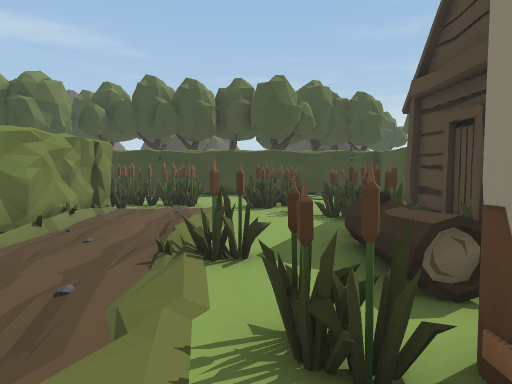
[1] (above)

20 first-person views from a walk through a 3-D level made in the Unity game engine. The camera is 1.2 m above the floor, tilts 4° down and sees 70° across. The floor is counted in squares, 1 m on a side. Each view is taken from the middle of a square. On the plan, view 1 faces up. The plan holds only what a view shows up to about 15 squares ahead; the rest is blank. The place goes on beyond the plan. The player character is not drawn. Some animated figures are left out.

[2]
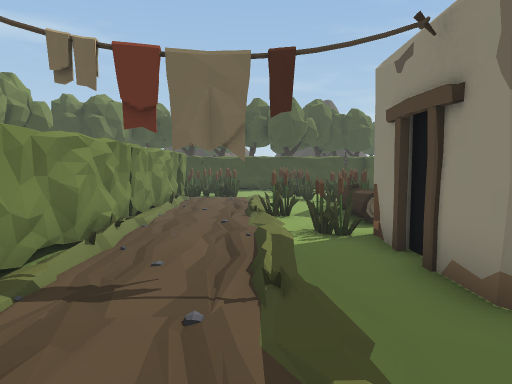

[3]
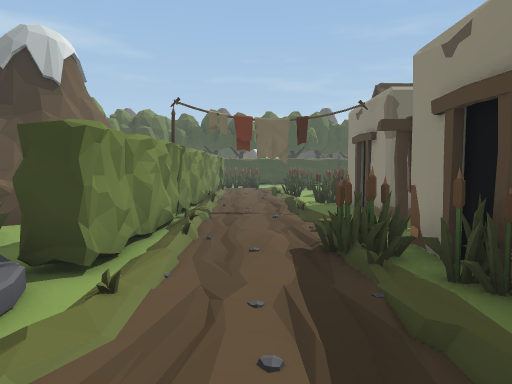

[4]
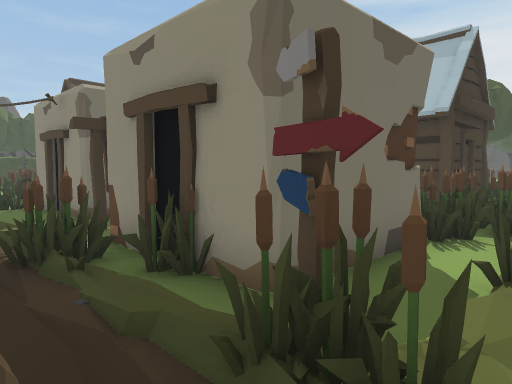

[5]
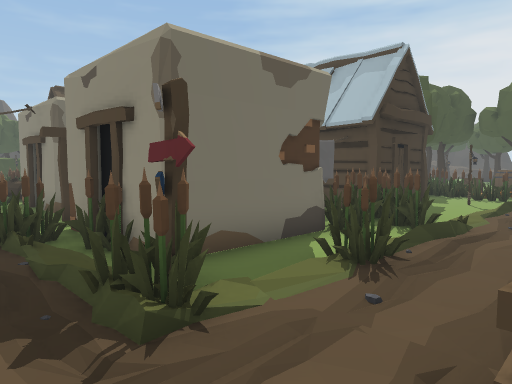

[6]
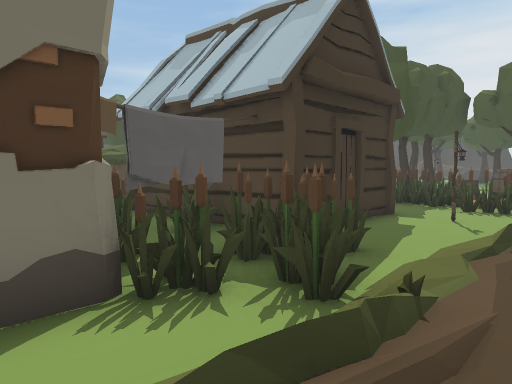

[7]
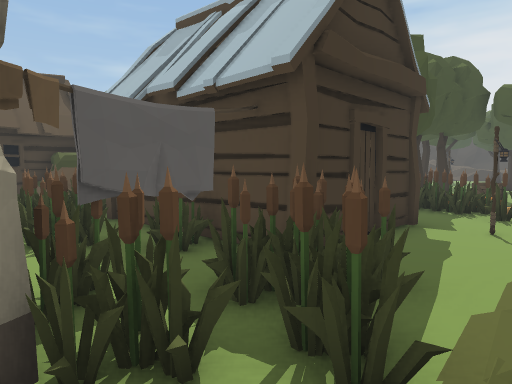

[8]
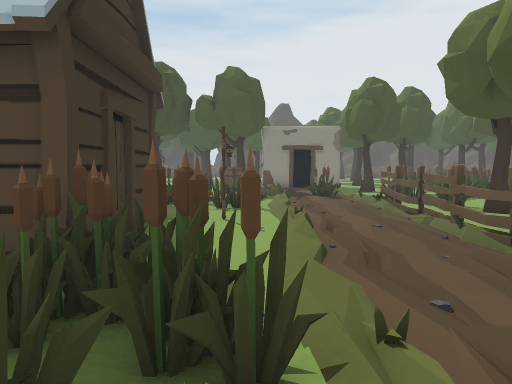

[9]
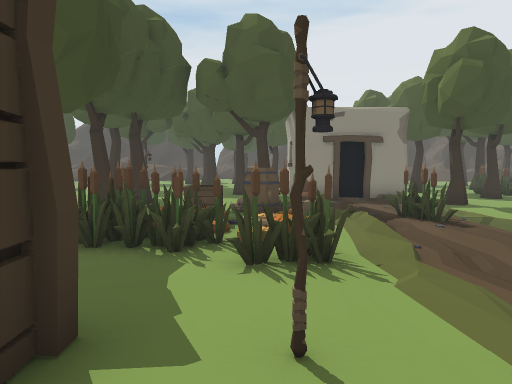

[10]
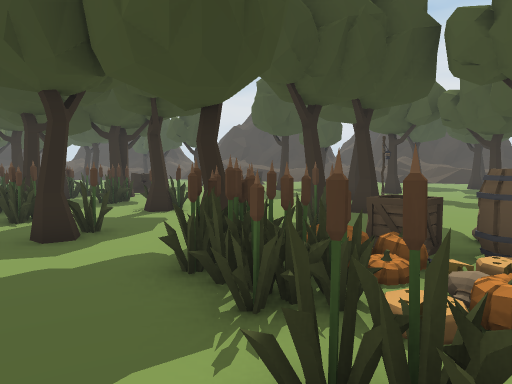

[11]
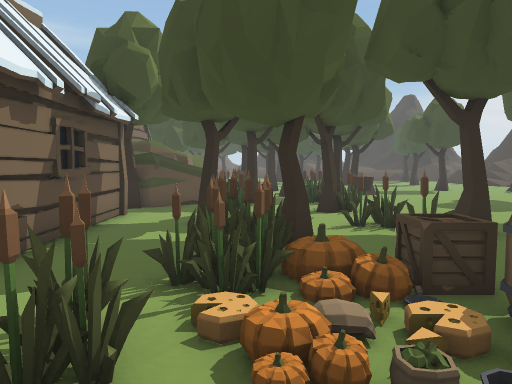

[12]
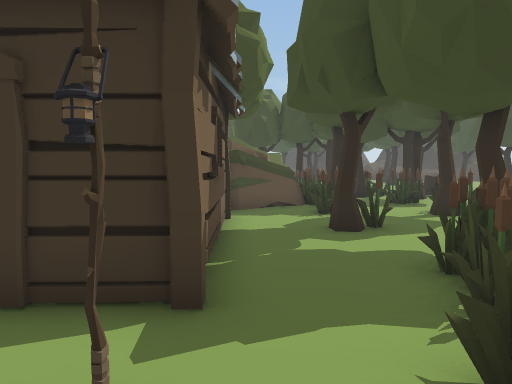

[13]
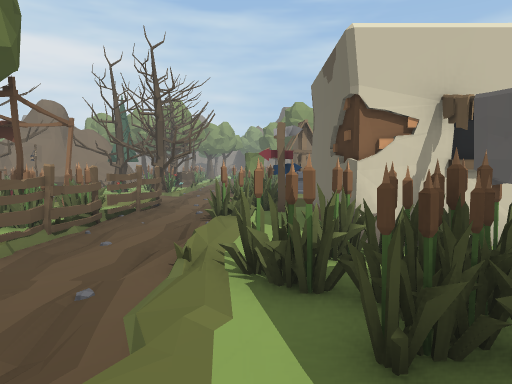

[14]
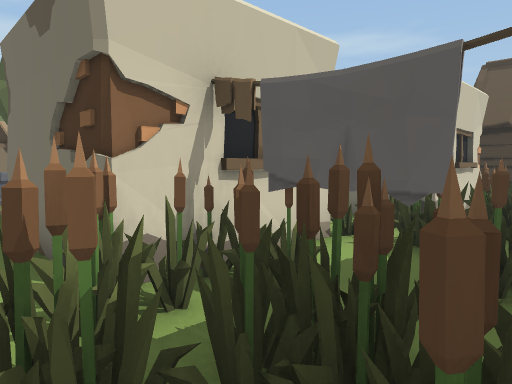

[15]
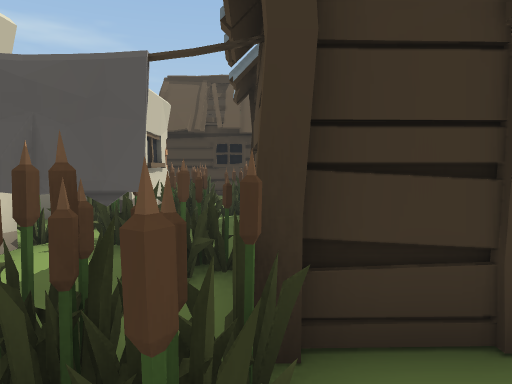

[16]
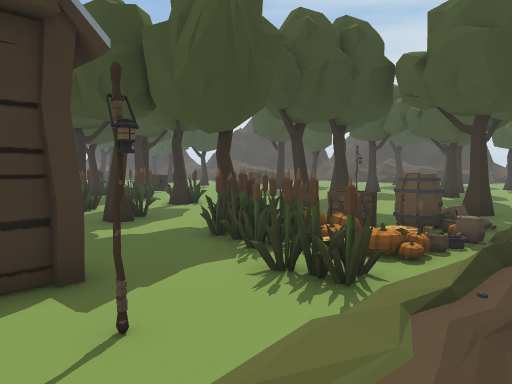

[17]
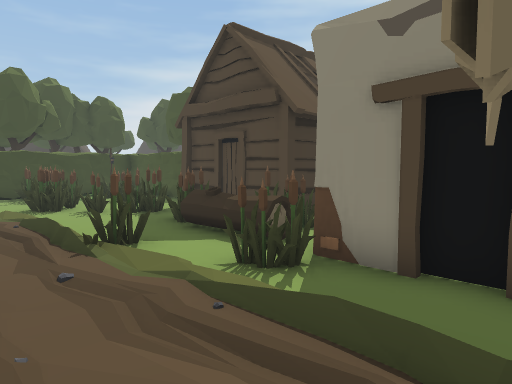

[18]
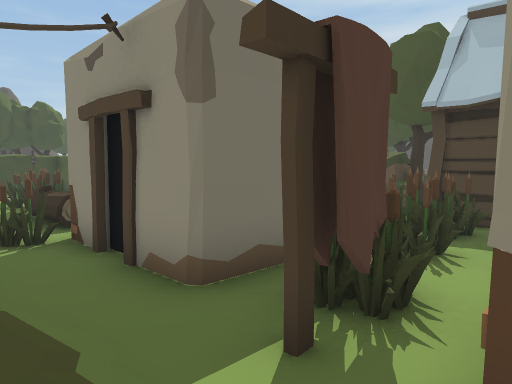

[19]
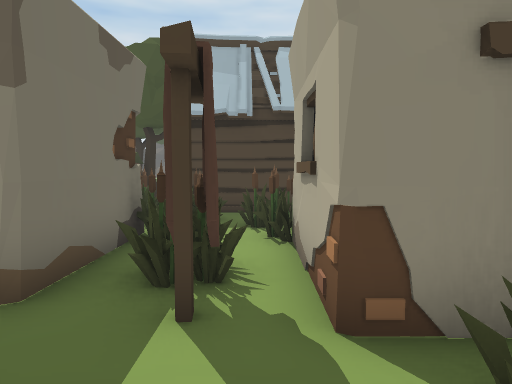

[20]
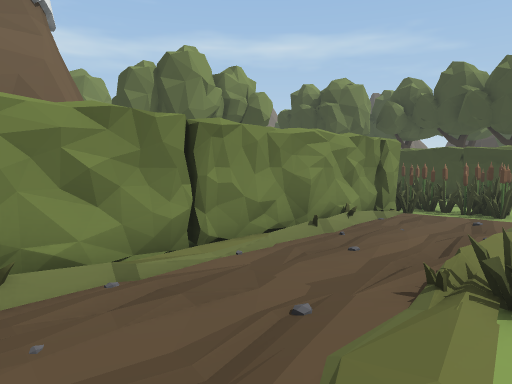

### Floor plan
Key: @ floor where view 1 was taken; # wall or solid block; x gap in a wall; . main floor; : floor 0.25 m higher than the main floor; / step, stairs or slope; = window, fence, low wall or low ledge; H hut; L log; W well; T tree; C crate; B barrel; O other object.
Columns run from 5 left of view 1 to 25 right of it. Each row starts with its distance up from view 1.
 16 OO
 15 OOOO OOO OO
 14 #.##.##.O O
 13 #=#=.##.O O
 12 #####=#.#=O
 11  ######.
 10 OO ..##. .OO
  9 OO..:.=#.H
  8  O..:.=#xH
  7  O..:.## H
  6  O.::.=# H
  5  O..##LL#HHHHHH      #T##
  4  O..#=LL#    OO    O #T#TT
  3  O..:#LL.    OO    O  .#T. ..
  2  O...=##O #  O    OO#T ##....
  1  O..:.O#  #  OO OOOO#=#=.....
  0  O.:.@O#  ####  OTO #=.#=.....
 -1  O.OO.##  ####     =#=.T#.....
 -2  O....O#####=HHHHH   ........
 -3  O/...###=###H   H..T#.=#...
 -4  O/../...=##.H   H..T .##T..
 -5  O/./.#OO#O#=H   H ..TT =TTT
 -6 OO/.=##  #O.#H   H .=#T #......
 -7 WO/..##  ##OOH   H..## C.......
 -8 W/..//########HHHH. ## CC/.....
 -9 W=..=OOOOO####.....=#..BB  T...
-10 == .##/==..##......=#::/././OOO
-11 #  ..=.##.//..///...:://:// #
-12  .::...........:.....:./..::#
-13  T::/OOOOOOO /.OOO.../.#....#
-14 TTT /= ##       OOOOO /// //#

Where each view was taken, in squares from view 1:
view 1: 0 up, 0 right, facing up
view 2: 5 down, 1 left, facing up
view 3: 11 down, 2 left, facing up
view 4: 11 down, 2 left, facing up-right
view 5: 13 down, 2 left, facing up-right
view 6: 12 down, 3 right, facing up-right
view 7: 11 down, 4 right, facing up-right
view 8: 10 down, 4 right, facing right
view 9: 9 down, 10 right, facing right
view 10: 10 down, 13 right, facing up-right
view 11: 12 down, 16 right, facing up
view 12: 11 down, 13 right, facing up
view 13: 10 down, 10 right, facing left
view 14: 10 down, 8 right, facing up-left
view 15: 10 down, 8 right, facing up
view 16: 12 down, 11 right, facing up-right
view 17: 1 down, 3 left, facing up-right
view 18: 5 down, 1 left, facing up-right
view 19: 4 down, 2 left, facing right
view 20: 1 up, 0 right, facing up-left
